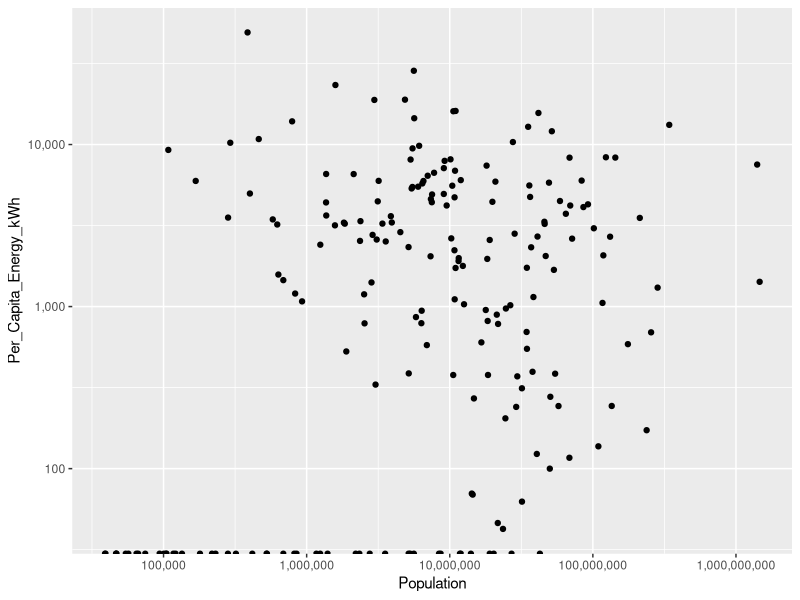
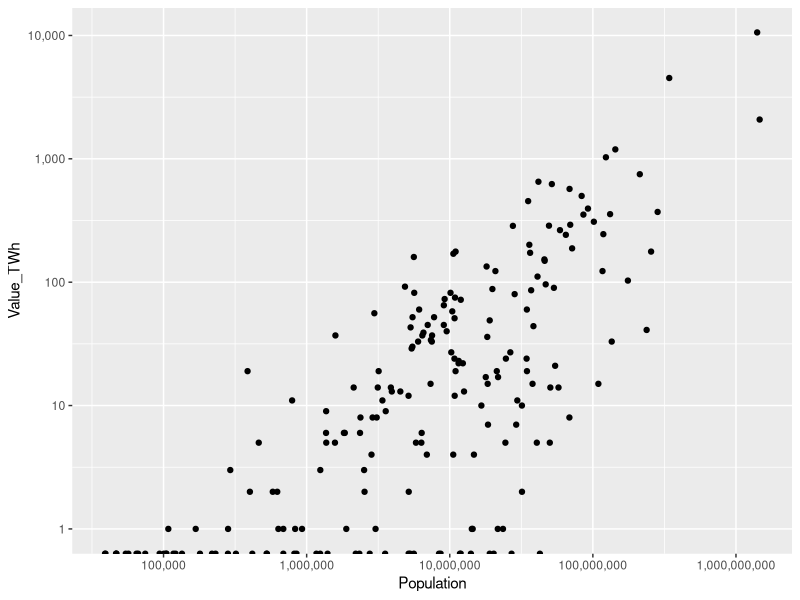

Recreate these plots in R, in order. (Note: this script raises an error after producing the figures.)
## ---- chunk 1
library(knitr)
library(tidyverse)
library(lubridate)
## ---- chunk 2
Energy <- read.csv("electricity_production_by_country.csv")
Population <- read.csv("country_population.csv")
kable(head(Energy))
kable(head(Population))
## ---- chunk 3
Energy1 <- Energy |>
  pivot_longer(Total_TWh:Other_renewables_TWh) |>
  mutate(Energy_Source = str_remove_all(name, "_TWh$")) |>
  select(!name) |>
  relocate(Year, Location, Energy_Source, value)|>
  rename("Value_TWh" = value)

kable(head(Energy1))

Energy2 <- Energy1 |>
  left_join(Population,
    by = c("Location", "Year"))|>
  select(!Year)|>
  mutate(
    Value_TWh = as.integer(Value_TWh),
    Population = as.integer(Population)
  )

kable(head(Energy2))
## ---- chunk 4
Energy3 <- Energy2 |>
  mutate(Per_Capita_Energy_kWh = (Value_TWh/Population)*1e9)|>
  filter(!is.na(Population)) |>
  filter(!is.na(Per_Capita_Energy_kWh)) |>
  filter(Energy_Source == "Total") 

kable(head(Energy3))

ggplot(data = Energy3, aes(x = Population, y = Per_Capita_Energy_kWh)) + geom_point() +
  scale_x_log10(labels = scales::comma) +
  scale_y_log10(labels = scales::comma)

ggplot(data = Energy3, aes(x = Population, y = Value_TWh)) + geom_point() +
  scale_x_log10(labels = scales::comma) +
  scale_y_log10(labels = scales::comma)
## ---- chunk 5
Energy4 <- Energy2 |>
  filter(Location != "World") |>
  filter(Energy_Source != "Total") |>
  mutate(Energy_Class = recode_values(
    Energy_Source,
    c("Coal", "Gas", "Other_fossil", "Bioenergy") ~ "Dirty",
    c("Nuclear", "Hydro", "Wind", "Solar", "Other_renewables") ~ "Clean"
  )) |>
  group_by(Energy_Source, Energy_Class)|>
  summarize(Total_Energy_Use = sum(Value_TWh, na.rm = TRUE))

kable(head(Energy4))

ggplot(Energy4, aes(x = Energy_Class, y = Total_Energy_Use, fill = Energy_Source)) +
  geom_col() +
  scale_y_continuous(labels = scales::comma) +
  labs(x = NULL, y = "TWh", fill = "Source")
## ---- chunk 6
source_order <- c("Coal", "Gas", "Other_fossil", "Bioenergy",
                  "Nuclear", "Hydro", "Wind", "Solar", "Other_renewables")
source_cols  <- c(Coal = "#3b2a1a", Gas = "#7a5230", Other_fossil = "#a67c52", Bioenergy = "#d2b48c",
                  Nuclear = "#1b5e20", Hydro = "#2e7d32", Wind = "#43a047", Solar = "#81c784",
                  Other_renewables = "#c8e6c9")


class_totals <- Energy4 |>
  group_by(Energy_Class) |>
  summarise(Total = sum(Total_Energy_Use)) |>
  mutate(Share = Total / sum(Total),
         label = paste0(Energy_Class, ": ", scales::percent(Share, accuracy = 1)))

ggplot(Energy4, aes(x = "World", y = Total_Energy_Use, fill = Energy_Source)) +
  geom_col(width = 0.5) +
  scale_fill_manual(values = source_cols, breaks = source_order) +
  scale_y_continuous(labels = scales::comma) +
  coord_flip() +
  labs(
    x = NULL, y = "TWh", fill = "Source",
    subtitle = paste(class_totals$label, collapse = "   |   ")
  )
